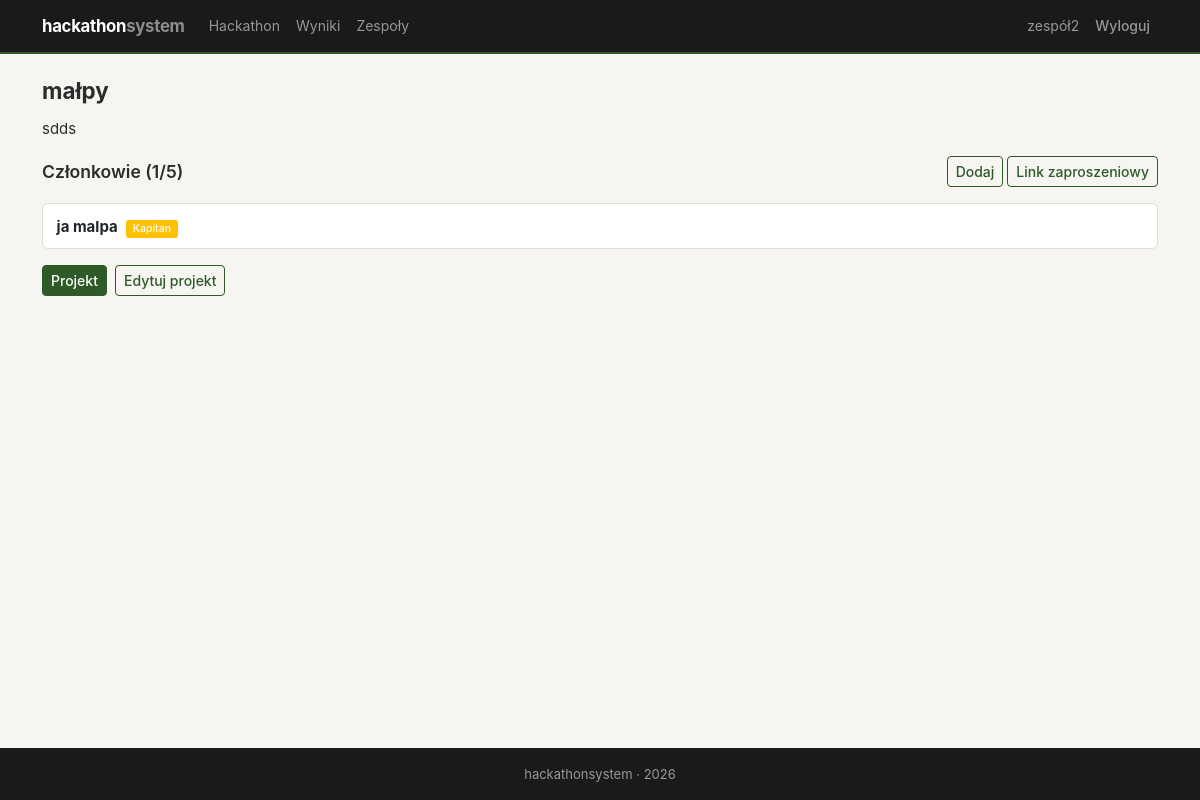
/teams/3/ (signed in), run on the app's committed database.
### teams/models.py (models this page shows, shortened)
class Team(models.Model):
    name = models.CharField(max_length=200, verbose_name='Nazwa zespołu')
    hackathon = models.ForeignKey(Hackathon, on_delete=models.CASCADE, related_name='teams')
    captain = models.ForeignKey(User, on_delete=models.CASCADE, related_name='captained_teams')
    description = models.TextField(blank=True, verbose_name='Opis')
    created_at = models.DateTimeField(auto_now_add=True)
    class Meta:
        unique_together = ['name', 'hackathon']

class TeamMember(models.Model):
    ROLE_CHOICES = [
        ('captain', 'Kapitan'),
        ('member', 'Członek'),
    ]
    team = models.ForeignKey(Team, on_delete=models.CASCADE, related_name='members')
    user = models.ForeignKey(User, on_delete=models.CASCADE, related_name='team_memberships')
    role = models.CharField(max_length=20, choices=ROLE_CHOICES, default='member')
    joined_at = models.DateTimeField(auto_now_add=True)
    class Meta:
        unique_together = ['team', 'user']

### hackathon/models.py (models this page shows, shortened)
class Hackathon(models.Model):
    STATUS_CHOICES = [
        ('planned', 'Planowany'),
        ('active', 'Aktywny'),
        ('judging', 'Ocenianie'),
        ('finished', 'Zakończony'),
    ]
    name = models.CharField(max_length=200, verbose_name='Nazwa')
    description = models.TextField(verbose_name='Opis')
    date_start = models.DateTimeField(verbose_name='Data rozpoczęcia')
    date_end = models.DateTimeField(verbose_name='Data zakończenia')
    submit_deadline = models.DateTimeField(verbose_name='Deadline oddania projektów')
    status = models.CharField(max_length=20, choices=STATUS_CHOICES, default='planned', verbose_name='Status')
    max_team_size = models.PositiveIntegerField(default=5, verbose_name='Max wielkość zespołu')
    created_at = models.DateTimeField(auto_now_add=True)
    class Meta:
        ordering = ['-date_start']

### teams/views.py (the view)
# urls.py: path('<int:pk>/', views.team_detail, name='detail'),
@login_required
def team_detail(request, pk):
    team = get_object_or_404(Team, pk=pk)
    members = team.members.all().select_related('user')
    is_captain = team.captain == request.user
    is_member = team.members.filter(user=request.user).exists()
    has_project = hasattr(team, 'project')
    return render(request, 'teams/detail.html', {
        'team': team,
        'members': members,
        'is_captain': is_captain,
        'is_member': is_member,
        'has_project': has_project,
    })

### accounts/models.py (called while the page is built)
    @property
    def is_admin(self):
        return self.role == 'admin'

### teams/templates/teams/detail.html (shortened to what this page needs)
{% extends 'base.html' %}
{% block content %}
<h2>{{ team.name }}</h2>
{% if team.description %}<p>{{ team.description }}</p>{% endif %}
<div class="section-header">
    <h4 class="mb-0">Członkowie ({{ members.count }}/{{ team.hackathon.max_team_size }})</h4>
    {% if is_captain %}
        <div class="d-flex gap-1">
            <a href="{% url 'teams:add_member' team.pk %}" class="btn btn-outline-primary btn-sm">Dodaj</a>
            <form method="post" action="{% url 'teams:generate_invite' team.pk %}" class="d-inline">
                <button type="submit" class="btn btn-outline-primary btn-sm">Link zaproszeniowy</button>
            </form>
        </div>
    {% endif %}
</div>
<div class="card mb-3">
    {% for m in members %}
        <div class="item-row">
            <div>
                <strong>{{ m.user.get_full_name|default:m.user.username }}</strong>
                <span class="badge bg-{% if m.role == 'captain' %}warning{% else %}secondary{% endif %} ms-1">{{ m.get_role_display }}</span>
            </div>
        </div>
    {% endfor %}
</div>
{% if is_member %}
    <div class="d-flex gap-2">
        {% if has_project %}
            <a href="{% url 'projects:detail' team.project.pk %}" class="btn btn-primary btn-sm">Projekt</a>
            <a href="{% url 'projects:edit' team.project.pk %}" class="btn btn-outline-primary btn-sm">Edytuj projekt</a>
        {% else %}
            <a href="{% url 'projects:submit' team.pk %}" class="btn btn-primary btn-sm">Oddaj projekt</a>
        {% endif %}
    </div>
{% endif %}
{% endblock %}

### templates/base.html (shortened to what this page needs)
<!DOCTYPE html>
<html lang="pl">
<head>
    <link href="https://cdn.jsdelivr.net/npm/bootstrap@5.3.0/dist/css/bootstrap.min.css" rel="stylesheet">
    <link href="https://cdn.jsdelivr.net/npm/bootstrap-icons@1.10.0/font/bootstrap-icons.css" rel="stylesheet">
    {% load static %}
    <link rel="stylesheet" href="{% static 'css/style.css' %}">
</head>
<body>
    <nav class="navbar navbar-expand-lg navbar-dark">
        <div class="container">
            <a class="navbar-brand" href="{% url 'home' %}">hackathon<span style="opacity:.5">system</span></a>
            <div class="collapse navbar-collapse" id="navbarNav">
                <ul class="navbar-nav me-auto">
                    <li class="nav-item">
                        <a class="nav-link" href="{% url 'hackathon:detail' %}">Hackathon</a>
                    </li>
                    <li class="nav-item">
                        <a class="nav-link" href="{% url 'jury:results' %}">Wyniki</a>
                    </li>
                    {% if user.is_authenticated %}
                        <li class="nav-item">
                            <a class="nav-link" href="{% url 'teams:list' %}">Zespoły</a>
                        </li>
                    {% endif %}
                </ul>
                <ul class="navbar-nav">
                    {% if user.is_authenticated %}
                        <li class="nav-item">
                            <a class="nav-link" href="{% url 'accounts:dashboard' %}">
                                {{ user.username }}
                            </a>
                        </li>
                        <li class="nav-item">
                            <form method="post" action="{% url 'accounts:logout' %}" class="d-inline">
                                <button type="submit" class="nav-link btn btn-link" style="font-size:14px">Wyloguj</button>
                            </form>
                        </li>
                    {% endif %}
                </ul>
            </div>
        </div>
    </nav>
    <div class="container mt-4">
        {% block content %}{% endblock %}
    </div>
    <footer class="mt-5">
        <div class="container text-center">
            <p class="mb-0">hackathonsystem &middot; 2026</p>
        </div>
    </footer>
</body>
</html>

### static/css/style.css (style rules this page uses)
:root { --c-bg: #f6f5f1; --c-surface: #fff; --c-border: #e0ddd6; --c-text: #2c2c2c; --c-muted: #7a7a72; --c-primary: #2d5a27; --c-primary-light: #e8f0e6; --c-accent: #b8860b; --c-accent-light: #fdf5e6; --c-danger: #a33; --c-nav-bg: #1a1a1a; }
* { box-sizing: border-box; }
body { min-height: 100vh; display: flex; flex-direction: column; background: var(--c-bg); color: var(--c-text); font-family: -apple-system, BlinkMacSystemFont, "Segoe UI", Roboto, sans-serif; font-size: 15px; line-height: 1.55; }
.container.mt-4 { flex: 1; }
.navbar { background: var(--c-nav-bg) !important; padding: .5rem 0; border-bottom: 2px solid var(--c-primary); font-size: 14px; }
.navbar-brand { font-weight: 700; letter-spacing: -0.3px; font-size: 1.05rem; }
.navbar .nav-link { padding: .4rem .7rem; }
.card { background: var(--c-surface); border: 1px solid var(--c-border); border-radius: 6px; box-shadow: none; transition: border-color .15s; }
.btn { font-size: 14px; border-radius: 4px; font-weight: 500; }
.btn-primary { background: var(--c-primary); border-color: var(--c-primary); }
.btn-outline-primary { color: var(--c-primary); border-color: var(--c-primary); }
.badge { font-size: .7em; font-weight: 500; border-radius: 3px; }
h2 { font-size: 1.4rem; font-weight: 700; margin-bottom: .75rem; }
h4 { font-size: 1.1rem; font-weight: 600; }
footer { background: var(--c-nav-bg) !important; font-size: 13px; color: #999 !important; padding: 1rem 0; }
footer p { color: #999; }
.section-header { display: flex; align-items: center; justify-content: space-between; margin-bottom: 1rem; }
a { color: var(--c-primary); }
.item-row { display: flex; align-items: center; justify-content: space-between; padding: .65rem .85rem; border-bottom: 1px solid var(--c-border); }
.item-row:last-child { border-bottom: none; }

### data on the page
Team: name "małpy", description "sdds", hackathon.max_team_size "5"
TeamMember: user.get_full_name "ja malpa", role "Kapitan"

### other printed values
{{ user.username }} "zespół2"
{{ members.count }} "1"
